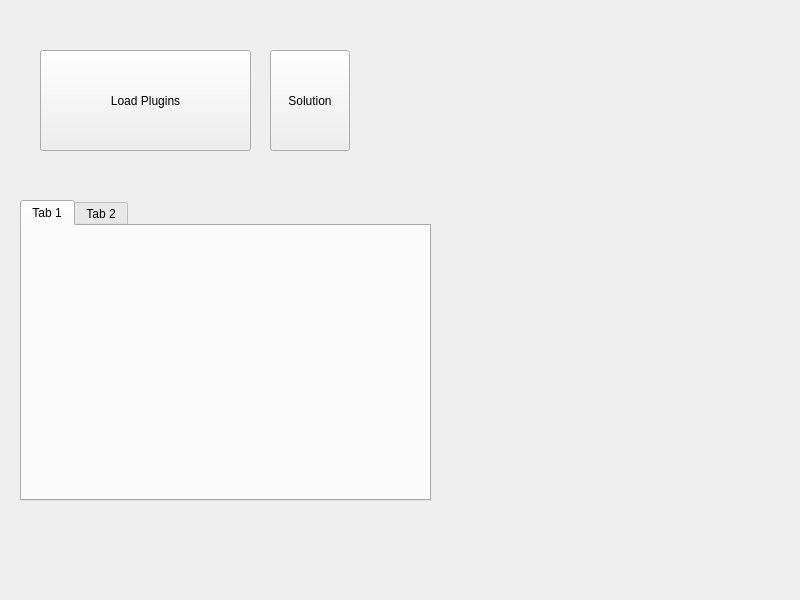
<?xml version="1.0" encoding="UTF-8"?>
<ui version="4.0">
 <class>Widget</class>
 <widget class="QWidget" name="Widget">
  <property name="geometry">
   <rect>
    <x>0</x>
    <y>0</y>
    <width>800</width>
    <height>600</height>
   </rect>
  </property>
  <property name="windowTitle">
   <string>Widget</string>
  </property>
  <widget class="QPushButton" name="pushButton">
   <property name="geometry">
    <rect>
     <x>40</x>
     <y>50</y>
     <width>211</width>
     <height>101</height>
    </rect>
   </property>
   <property name="text">
    <string>Load Plugins</string>
   </property>
  </widget>
  <widget class="QTabWidget" name="tabWidget">
   <property name="geometry">
    <rect>
     <x>20</x>
     <y>200</y>
     <width>411</width>
     <height>301</height>
    </rect>
   </property>
   <widget class="QWidget" name="tab">
    <attribute name="title">
     <string>Tab 1</string>
    </attribute>
   </widget>
   <widget class="QWidget" name="tab_2">
    <attribute name="title">
     <string>Tab 2</string>
    </attribute>
   </widget>
  </widget>
  <widget class="QLabel" name="label">
   <property name="geometry">
    <rect>
     <x>500</x>
     <y>30</y>
     <width>241</width>
     <height>501</height>
    </rect>
   </property>
   <property name="text">
    <string/>
   </property>
  </widget>
  <widget class="QPushButton" name="pushButton_2">
   <property name="geometry">
    <rect>
     <x>270</x>
     <y>50</y>
     <width>80</width>
     <height>101</height>
    </rect>
   </property>
   <property name="text">
    <string>Solution</string>
   </property>
  </widget>
 </widget>
 <resources/>
 <connections/>
</ui>
